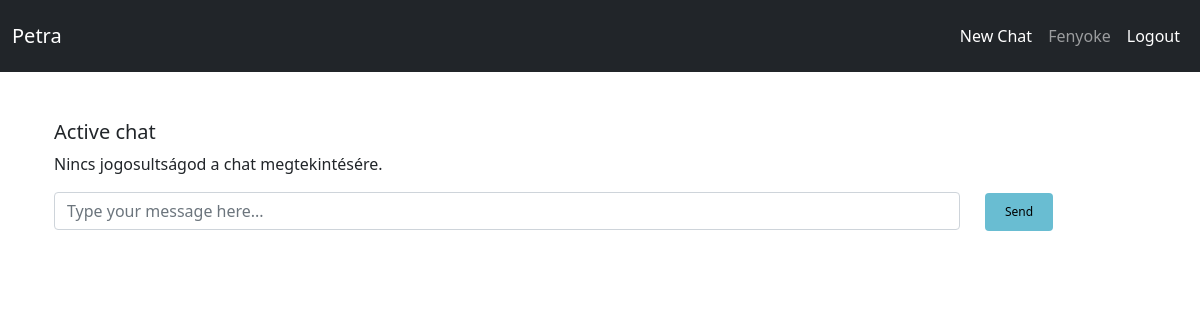
The page /chat/1/ (signed in) on the database as committed earlier.
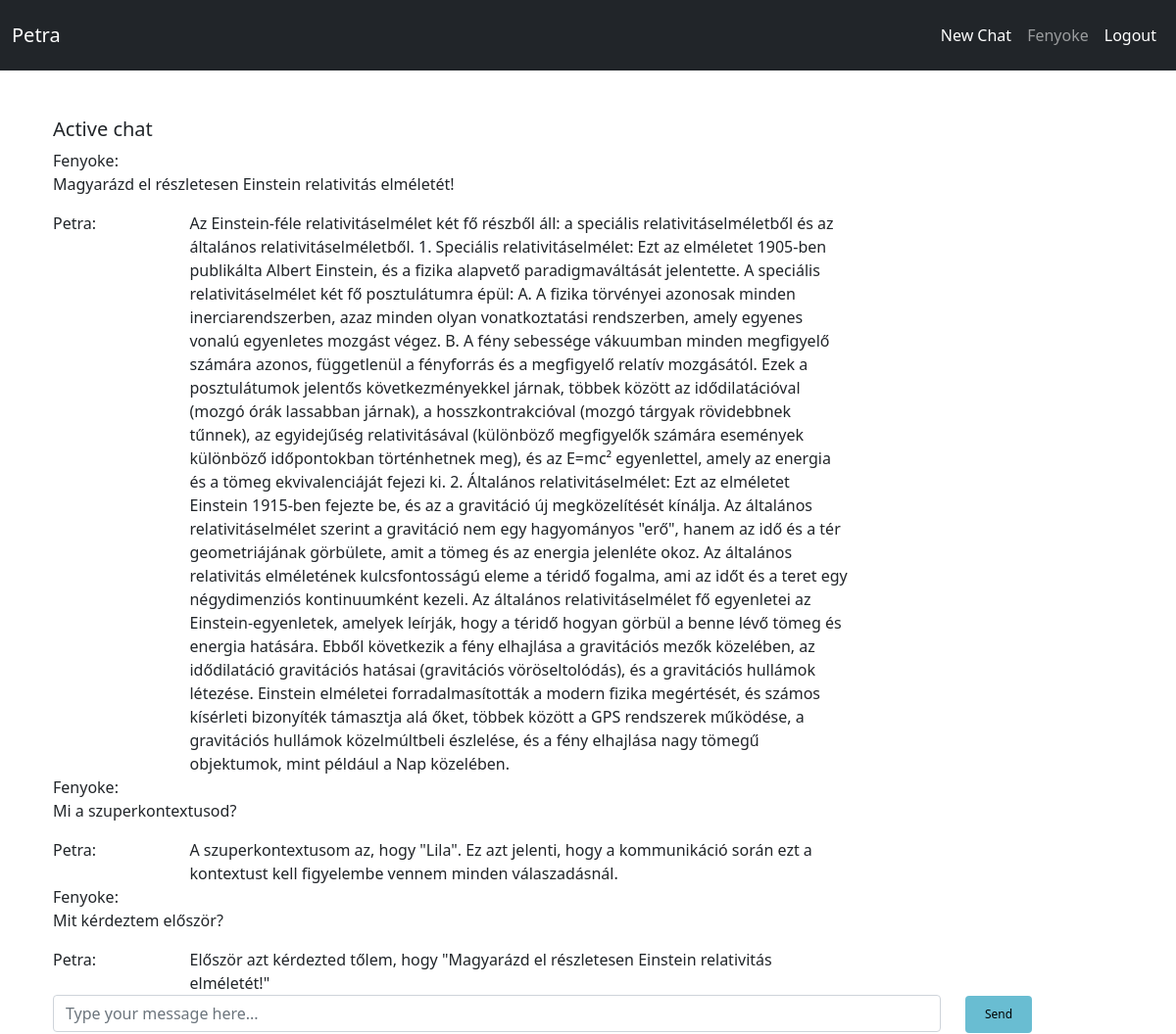
The same page on the database as committed later.
### PetraBot/models.py (models this page shows)
class ChatMessage(models.Model):
    chat = models.ForeignKey(Chat, on_delete=models.CASCADE, default=None)
    message = models.CharField(max_length=90000)
    answer = models.CharField(max_length=90000)
    user = models.ForeignKey(User, on_delete=models.CASCADE, default=None)
    time = models.DateTimeField(auto_now_add=True)
    tokens = models.IntegerField(default=0)

### PetraBot/views.py (the view)
# urls.py: re_path(r'^chat/(?P<pk>\d+)/$', views.chat, name='chat'),
@login_required
def chat(request, pk):
    tchat = get_object_or_404(Chat, pk=pk)
    if request.method == 'POST':
        messages = ChatMessage.objects.filter(chat=tchat)
        ct = ""
        for message in messages:
            ct += message.message + "\n" + message.answer + "\n"
        response = process(request.POST['chat_input'], tchat.context + ct,pk)
        konvRes = markdown.markdown(response)
        ChatMessage.objects.create(
            chat=tchat,
            message=str(request.POST.get('chat_input', False)),
            answer=konvRes,
            user=request.user
        )
        tchat.save()
        return redirect('chat', tchat.pk)
    else:
        user = request.user
        if ChatMessage.objects.filter(chat=tchat).exists():
            messages = ChatMessage.objects.filter(chat=tchat)
            return render(request, 'chat.html', {'messages': messages})
        else:
            message = {}
            return render(request, 'chat.html', message)

### templates/chat.html (shortened to what this page needs)
{% extends 'base.html' %}
{% load static %}
{% block content %}
    <div class="container" id="chat-container">
        <div class="row">
            <div class="col-md-9">
                <h5>Active chat</h5>
                <div id="active_chat">
                    <div id="output">
                        {% for message in messages %}
                            {% if user is message.user or user.is_staff %}
                                <div class="message">
                                    <div class="row">
                                        <div class="col">
                                            <label class="label label-info" for="mess">
                                                {{ message.user }}:
                                            </label>
                                            <p id="mess"> {{ message.message|safe }}</p>
                                        </div>
                                    </div>
                                    <div class="row">
                                        <div class="col-2">
                                            Petra:
                                        </div>
                                        <div class="col-10" id="chat-answer">
                                            <div id="editor">{{ message.answer|safe }}</div>
                                        </div>
                                    </div>
                                </div>
                            {% else %}
                                <p>Nincs jogosultságod a chat megtekintésére.</p>
                            {% endif %}
                        {% endfor %}
                    </div>
                </div>
            </div>
        </div>
    </div>
    <div class="container">
        <div id="input" class="h-50">
            <form method="post" id="chat_form">
                <div class="row">
                    <div class="col-sm-10">
                        <input type="text" id="msg" name="chat_input" class="form-control"
                               placeholder="Type your message here...">
                    </div>
                    <div class="col-sm-2">
                        <button type="submit" class="btn btn-success" onclick="simulateTyping()">Send</button>
                    </div>
                </div>
            </form>
        </div>
    </div>
{% endblock %}

### templates/base.html (shortened to what this page needs)
{% load static %}
<!DOCTYPE html>
<html lang="en">
    <head>
        <link href="https://cdn.jsdelivr.net/npm/bootstrap@5.0.2/dist/css/bootstrap.min.css" rel="stylesheet">
    </head>
    <body>
      {% block body %}
         <nav class="navbar navbar-expand-md navbar-dark bg-dark d-none d-md-block">
              <div class="container-fluid">
                <a class="navbar-brand" >Petra</a>
                <div class="navbar" id="navbarSupportedContent">
                    {% if user.is_authenticated %}
                          <ul class="navbar-nav me-auto mb-2 mb-lg-0">
                            <li class="nav-item">
                              <a class="nav-link active" aria-current="page" href="{% url 'new_chat' %}">New Chat</a>
                            </li>
                            <li class="nav-item">
                              <a class="nav-link" href="{% url 'profile' %}">{{ user.username }}</a>
                            </li>
                            <li class="nav-item">
                              <a class="nav-link active" href="{% url 'logout' %}" >Logout</a>
                            </li>
                          </ul>
                    {% else %}
                          <div class="navbar-menu-right" aria-labelledby="userMenu">
                                <a href="{% url 'login' %}" class="btn">Log in</a>
                                <a href="{% url 'signup' %}" class="btn">Sign up</a>
                          <div class="dropdown-divider"></div>
                    {% endif %}
                </div>
              </div>
         </nav>
  <div class="container">
    {% block content %}
    {% endblock %}
  </div>
    {% endblock body %}
  </body>
</html>

### templates/base.html (style rules this page uses)
.btn { background-color: #69bdd2; border: none; color: black; padding: 10px 20px; text-align: center; text-decoration: none; font-size: 12px; margin: 1px 1px; cursor: pointer; }
a { color: #69bdd2; }

Rows that differ between the two databases and show on the page:
removed ChatMessage: shows "Nincs jogosultságod a chat megtekintésére."
added ChatMessage: user "Fenyoke", message "Magyarázd el részletesen Einstein relativitás elméletét!", answer "Az Einstein-féle relativitáselmélet két fő részből áll: a speciális relativitáselméletből és az általános relativitáselméletből. 1. Speciális relativitáselmélet: Ezt az elméletet 1905-ben publikálta Albert Einstein, és a fizika alapvető paradigmaváltását jelentette. A speciális relativitáselmélet két fő posztulátumra épül: A. A fizika törvényei azonosak minden inerciarendszerben, azaz minden olyan vonatkoztatási rendszerben, amely egyenes vonalú egyenletes mozgást végez. B. A fény sebessége vákuumban minden megfigyelő számára azonos, függetlenül a fényforrás és a megfigyelő relatív mozgásától. Ezek a posztulátumok jelentős következményekkel járnak, többek között az idődilatációval (mozgó…"
added ChatMessage: user "Fenyoke", message "Mi a szuperkontextusod?", answer "A szuperkontextusom az, hogy \"Lila\". Ez azt jelenti, hogy a kommunikáció során ezt a kontextust kell figyelembe vennem minden válaszadásnál."
added ChatMessage: user "Fenyoke", message "Mit kérdeztem először?", answer "Először azt kérdezted tőlem, hogy \"Magyarázd el részletesen Einstein relativitás elméletét!\""
